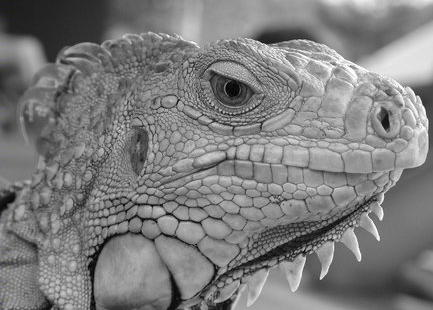
#> input picture chong.png, 433 x 310 px
$ python canny.py
#> lines starting #> are read from the running program, lines starting #| are printed output that depends on the picture
def gaussian_kernel(size, sigma):
    kernel = np.zeros((size, size))

    k = size // 2
    if sigma == 0:
        sigma = ((size - 1) * 0.5 - 1) * 0.3 + 0.8

    s = 2 * (sigma**2)
    sum_val = 0
    for i in range(0, size):
        for j in range(0, size):
            x = i - k
            y = j - k
            kernel[i,j] = np.exp(-(x**2+y**2) / s) / s / np.pi
    return kernel

def plot_image(img, name, camp='gray'):
    plt.imshow(img, cmap=camp)
    plt.title(name)
    plt.axis('off')
    plt.show()

import cv2
import numpy as np
import matplotlib.pyplot as plt
from PIL import Image

# 1、设定高斯核的大小与方差
kernel_size = 5
sigma = 1.5

# 2、导入图片
img = Image.open('chong.png')
#> img is the input picture: PIL image 433x310 RGBA; mean R, G, B, A 125.4, 125.4, 125.4, 255

# 3、将其转为灰度图像
img = img.convert('L')
#> img: PIL image 433x310 L
img = np.array(img)

# 4、构造高斯卷积核
kernel = gaussian_kernel(kernel_size, sigma)

# 5、与图像进行卷积
smoothed = cv2.filter2D(img, -1, kernel)
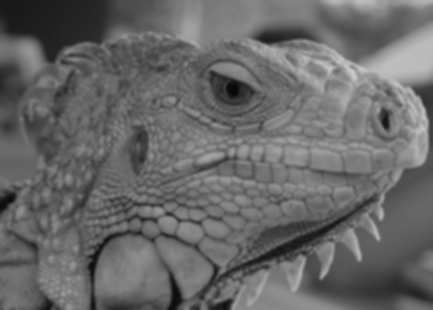
#> smoothed: shape (310, 433); min 8, max 203, mean 104

# 6、展示图像
plot_image(img, 'Original image')
plot_image(smoothed, 'Smoothed image')


# 1、求X轴方向梯度
def partial_x(img ):

    # 获得图像的大小 （宽、高）
    Hi, Wi = img.shape
#> Hi = 310; Wi = 433
    out = np.zeros((Hi, Wi)) #填充0

    # 这里将卷积核均值化
    k = np.array([[0,0,0],[0.5,0,-0.5],[0,0,0]])

    # 对图像进行卷积
    out = cv2.filter2D(img, -1, k)

    return out


# 2、求Y轴方向梯度
def partial_y(img):
    Hi, Wi = img.shape
#> Hi = 310; Wi = 433
    out = np.zeros((Hi, Wi))
    k = np.array([[0,0.5,0],[0,0,0],[0,-0.5,0]])
    out = cv2.filter2D(img, -1, k)
    return out


# 3、获得在两个方向上图像的梯度
Gx = partial_x(smoothed)
Gy = partial_y(smoothed)

# 4、绘制图像梯度
plot_image(Gx, 'Derivative in x direction')
plot_image(Gy, 'Derivative in y direction')


# 计算梯度以及方向
def gradient(img):

    #1、初始化梯度强度和梯度方向矩阵
    G = np.zeros(img.shape)
    theta = np.zeros(img.shape)

    #2、计算x轴方向、y轴方向梯度
    dx = partial_x(img)
    dy = partial_y(img)

    # 3、获得图像梯度
    G = np.sqrt(dx**2 + dy**2)

    # 4、获得梯度方向
    theta = np.rad2deg(np.arctan2(dy, dx))

    # 5、将梯度方向的大小调整为0-360之间
    theta %= 360

    #6、返回梯度强度和梯度方向
    return G, theta

#调用梯度方法
G, theta = gradient(smoothed)

# 展示利用图像梯度得到的结果
plot_image(np.uint8(G), 'Gradient magnitude')


# 非最大值抑制算法
def non_maximum_suppression(G, theta):

    # 1、获得梯度图的大小
    H, W = G.shape
#> H = 310; W = 433

    # 2、将梯度方向投影到最近的45度角空间中，降低计算复杂度
    theta = np.floor((theta + 22.5) / 45) * 45
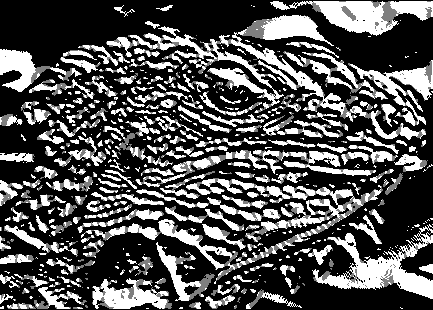
#> theta: shape (310, 433) float16; min 0, max 90, mean 29.3; drawn with min black and max white
    theta %= 360

    # 3、最后输出的图像梯度复制
    out = G.copy()

    #4、遍历梯度图中的每个像素
    for i in range(1, H-1):
        for j in range(1,W-1):

            # 当前像素点的角度大小，可以将其分为4类
            angle = theta[i,j]

            if angle == 0 or angle == 180:
                ma = max(G[i, j-1], G[i, j+1])

            elif angle == 45 or angle == 45 + 180:
                ma = max(G[i-1, j-1], G[i+1, j+1])

            elif angle == 90 or angle == 90 + 180:
                ma = max(G[i-1, j], G[i+1,j])

            elif angle == 135 or angle == 135 + 180:
                ma = max(G[i-1, j+1], G[i+1, j-1])

            else:
                print(angle)
                raise
            # ma是当前像素点相邻两个邻居点的像素梯度的最大值

            # 如果ma的值大于当前像素点的梯度值，则认为当前点非边缘
            # 并将该点的梯度值设置为0
            if ma > G[i,j]:
                out[i,j]=0
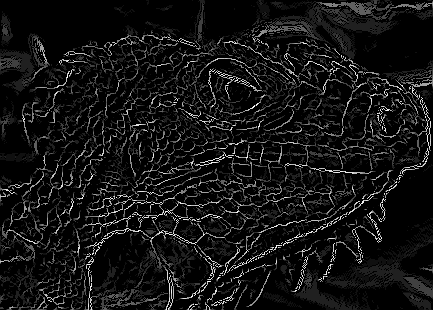
#> out: shape (310, 433) float16; min 0, max 15.91, mean 1.26; drawn with min black and max white
    return out

#调用非最大值抑制方法得到细化后的边缘图
nms = non_maximum_suppression(G, theta)
#展示
plot_image(np.uint8(nms), 'Non-maximum suppressed')
#> in plot_image (call 6), `plt.show()`:
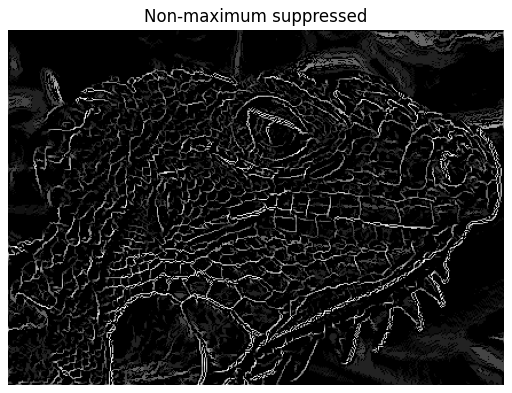
#> figure drawn by matplotlib, 1 panel


#下面实现基于滞后的阈值化的边缘定位
# 基于滞后的阈值化的边缘定位
def double_threshold(img, low_threshold_ratio=0.05, high_threshold_ratio=0.15):
    """
    双阈值检测算法

    参数:
    img: 非最大值抑制后的梯度图像
    low_threshold_ratio: 低阈值比例
    high_threshold_ratio: 高阈值比例

    返回:
    最终边缘图像
    """
#> called with low_threshold_ratio = 0.05, high_threshold_ratio = 0.15
    # 1、计算高低阈值
    high_threshold = img.max() * high_threshold_ratio
#> high_threshold = 2.39
    low_threshold = high_threshold * low_threshold_ratio
#> low_threshold = 0.119

    # 2、初始化结果矩阵
    H, W = img.shape
#> H = 310; W = 433
    result = np.zeros((H, W), dtype=np.uint8)

    # 3、标记强边缘、弱边缘和非边缘
    strong_edges = (img >= high_threshold)
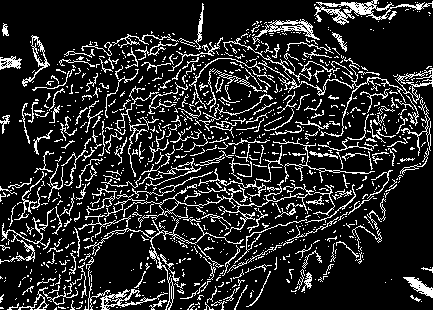
#> strong_edges: shape (310, 433) bool; 15.5% white in thin lines or dots
    weak_edges = (img >= low_threshold) & (img < high_threshold)
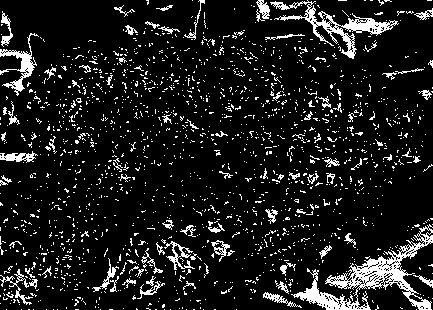
#> weak_edges: shape (310, 433) bool; 11.1% white in thin lines or dots

    # 4、强边缘直接保留
    result[strong_edges] = 255

    # 5、对弱边缘进行连接性分析
    # 使用8邻域检查弱边缘是否连接到强边缘
    visited = np.zeros_like(result, dtype=bool)

    # 遍历所有强边缘像素
    strong_i, strong_j = np.where(strong_edges)

    for i, j in zip(strong_i, strong_j):
        if not visited[i, j]:
            # 从强边缘开始进行区域生长
            stack = [(i, j)]
            while stack:
                x, y = stack.pop()
                if visited[x, y]:
                    continue

                visited[x, y] = True

                # 检查8邻域
                for dx in [-1, 0, 1]:
                    for dy in [-1, 0, 1]:
                        nx, ny = x + dx, y + dy
                        if (0 <= nx < H and 0 <= ny < W and
                            not visited[nx, ny] and
                            (strong_edges[nx, ny] or weak_edges[nx, ny])):

                            if weak_edges[nx, ny]:
                                # 将连接的弱边缘提升为强边缘
                                result[nx, ny] = 255
                                strong_edges[nx, ny] = True

                            stack.append((nx, ny))
#> this loop made 20828 passes
#> (i, j) on passes 2 to 13: (0, 374), (0, 375), (0, 376), (0, 377), (1, 371), (1, 372), (1, 374), (1, 375), (1, 376), (1, 432), (2, 316), (2, 317)
#> j on pass 1: 373
#> result: shape (310, 433); 25.2% white in thin lines or dots
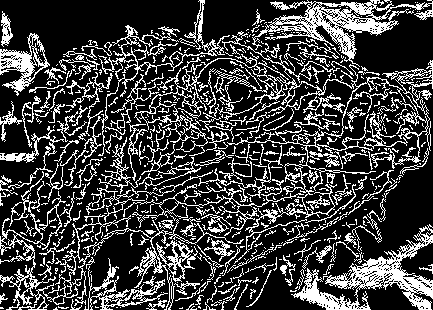
#> strong_edges: shape (310, 433) bool; 25.2% white in thin lines or dots

    return result

# 调用双阈值检测
edges = double_threshold(nms)

# 展示最终边缘检测结果
plot_image(edges, 'Final Canny Edges')

# 可选：显示整个Canny边缘检测流程的所有步骤
fig, axes = plt.subplots(2, 3, figsize=(15, 10))

axes[0, 0].imshow(img, cmap='gray')
axes[0, 0].set_title('Original Image')
axes[0, 0].axis('off')

axes[0, 1].imshow(smoothed, cmap='gray')
axes[0, 1].set_title('Gaussian Smoothed')
axes[0, 1].axis('off')

axes[0, 2].imshow(G, cmap='gray')
axes[0, 2].set_title('Gradient Magnitude')
axes[0, 2].axis('off')

axes[1, 0].imshow(Gx, cmap='gray')
axes[1, 0].set_title('X Gradient')
axes[1, 0].axis('off')

axes[1, 1].imshow(nms, cmap='gray')
axes[1, 1].set_title('Non-Maximum Suppression')
axes[1, 1].axis('off')

axes[1, 2].imshow(edges, cmap='gray')
axes[1, 2].set_title('Final Canny Edges')
axes[1, 2].axis('off')

plt.tight_layout()
plt.show()

print("Canny边缘检测完成！")
